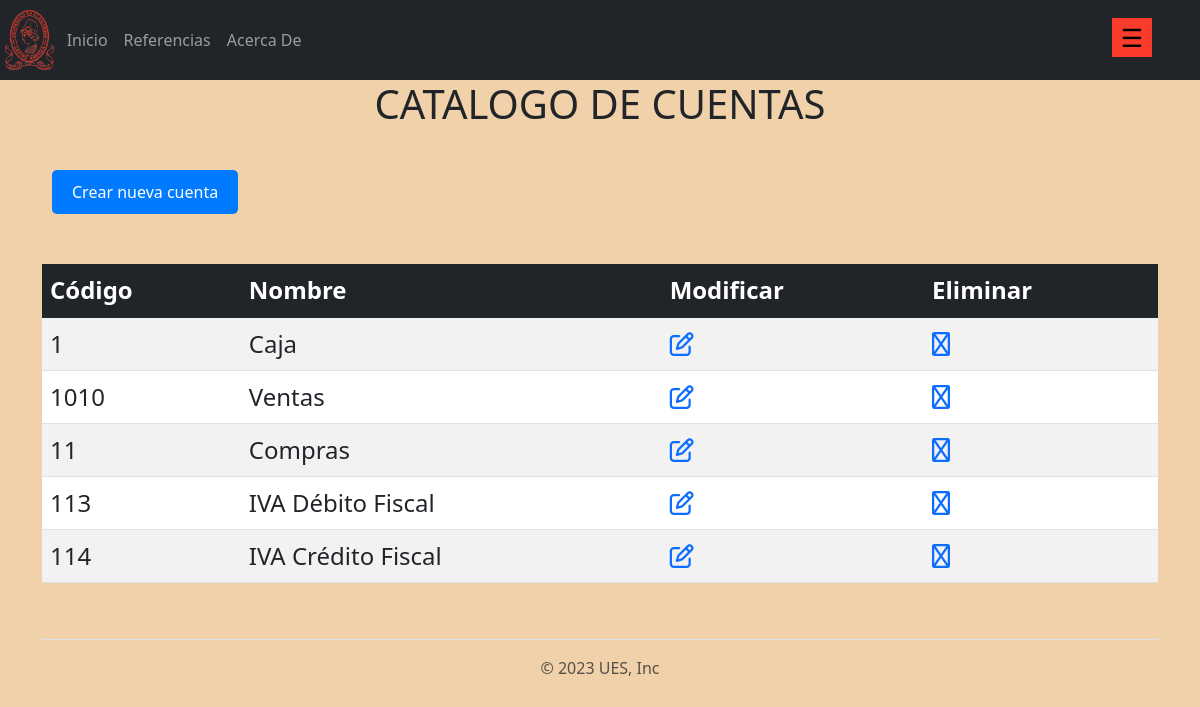
Page /cuenta/cuenta on the earlier database version.
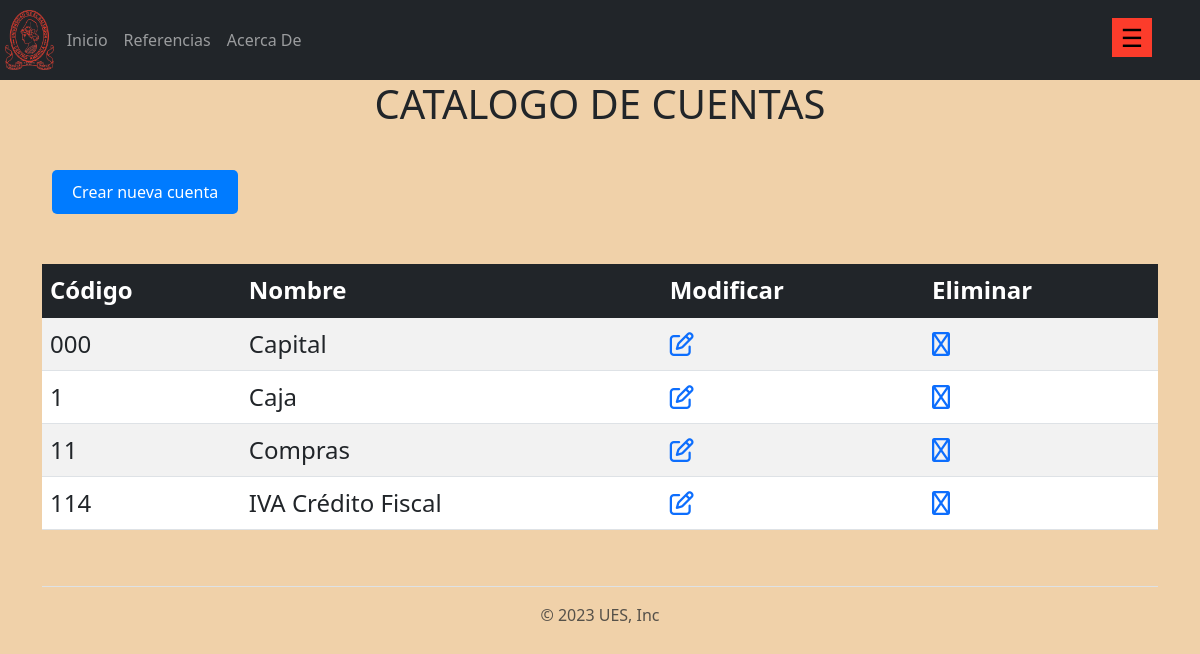
Same page on the later database version.
### aplicaciones/cuenta/models.py (models this page shows, shortened)
class cuenta(models.Model):
    codigo = models.CharField(max_length=10)
    nombre = models.CharField(max_length=50)
    monto = models.DecimalField(max_digits=10, decimal_places=2)
    categoria = models.CharField(max_length=5, choices=[("Debe", "Debe"), ("Haber", "Haber")], default="")

### aplicaciones/cuenta/views.py (the view)
# urls.py: path('cuenta/cuenta', views.cuentas, name='cuenta'),
def cuentas(request):
    catalogo = cuenta.objects.all().order_by('codigo')
    return render(request, 'cuenta/cuenta.html',{
        'catalogo':catalogo
    })

### templates/cuenta/cuenta.html (shortened to what this page needs)
{% extends 'layout/base.html' %}
{% load static %}
{% block content %}
    <h1>CATALOGO DE CUENTAS</h1><br>
    <a href="{% url 'crear' %}">
        <button style="margin-bottom: 50px;" type="button" class="btn btn-primary">Crear nueva cuenta</button>
    </a>
    <table class="table table-striped" style="font-size: x-large;">
        <thead class="table-dark">
            <tr>
                <th>Código</th>
                <th>Nombre</th>
                <th>Modificar</th>
                <th>Eliminar</th>
            </tr>
        </thead>
        <tbody class="table-group-divider">
            {% for e in catalogo %}
                <tr>
                    <td> {{ e.codigo }}</td>
                    <td> {{ e.nombre }}</td>
                    <td> <a href="{% url 'modificar' e.id %}">
                        <i class="fa-regular fa-pen-to-square"></i>
                    </a></td>
                    <td><a href="{% url 'eliminar' e.id %}">
                        <i class="fa-regular fa-trash"></i></td>
                </tr>
                    {% endfor %}
        </tbody>
    </table>
{% endblock content %}

### templates/layout/base.html (shortened to what this page needs)
{% load static %}
<!DOCTYPE html>
<html lang="en">
  <head>
    <link href="{% static 'fontawesomefree/css/fontawesome.css' %}" rel="stylesheet" type="text/css">
    <link href="{% static 'fontawesomefree/css/brands.css' %}" rel="stylesheet" type="text/css">
    <link href="{% static 'fontawesomefree/css/solid.css' %}" rel="stylesheet" type="text/css">
    <link
      href="https://cdn.jsdelivr.net/npm/bootstrap@5.3.0-alpha3/dist/css/bootstrap.min.css"
      rel="stylesheet"
    />
    <link
      rel="stylesheet"
      type="text/css"
      href="{% static 'css/general.css' %}"
    />
  </head>
  <body>
    <header>
      {% include 'layout/_navbar.html' %}
      <div class="toggle-btn">
        <span>&#9776;</span>
      </div>
    </header>
    <main id="main">
      <div class="content container">{% block content %}{% endblock %}</div>
    </main>
    {% include 'layout/_footer.html' %}
  </body>
</html>

### templates/layout/_navbar.html
{% load static %}
<nav class="navbar navbar-expand-sm bg-dark navbar-dark header">
   <div class="toggle-btn">
    <span>&#9776;</span>
  </div>
  <a href="https://www.ues.edu.sv">
    <img src="{% static 'img/ues-logo.png'%}" "width="70" height="60">
  </a>
    <ul class="navbar-nav">
      <li class="nav-item active">
        <a class="nav-link" href="{% url 'inicio' %}">Inicio</a>
      </li>
      <li class="nav-item">
        <a class="nav-link" >Referencias</a>
      </li>
      <li class="nav-item">
        <a class="nav-link" >Acerca De</a>
      </li>
    </ul>
</nav>

### templates/layout/_sidebar.html (shortened to what this page needs)
{% load static %}

### templates/layout/_footer.html
<div class="container">
    <footer class="py-3 my-4">
      <ul class="nav justify-content-center border-bottom pb-3 mb-3">
      </ul>
      <p class="text-center text-muted">© 2023 UES, Inc</p>
    </footer>
  </div>

### static/css/general.css (style rules this page uses)
h1 { text-align: center; }
.btn, .mostrar-reportes .btn { background-color: #007BFF; color: #fff; border: none; padding: 10px 20px; margin: 10px; cursor: pointer; border-radius: 5px; font-size: 16px; }
* { margin: 0; padding: 0; }
img { z-index: -1; }
#main { margin-top: 10vh; }
.header { position: fixed; top: 0; left: 0; width: 100%; height: 10vh; z-index: 1; }
.toggle-btn { position: fixed; top: 1.1rem; right: 3rem; cursor: pointer; }
.toggle-btn span { display: block; width: 40px; text-align: center; font-size: 25px; border: 1px solid #fc3c2b; color: #000; background-color: #fc3c2b; }

### templates/layout/base.html (style rules this page uses)
body { background-color:rgb(240, 209, 169); }

Differences in the rows shown:
removed cuenta: codigo "1010", nombre "Ventas"
removed cuenta: codigo "113", nombre "IVA Débito Fiscal"
added cuenta: codigo "000", nombre "Capital"
